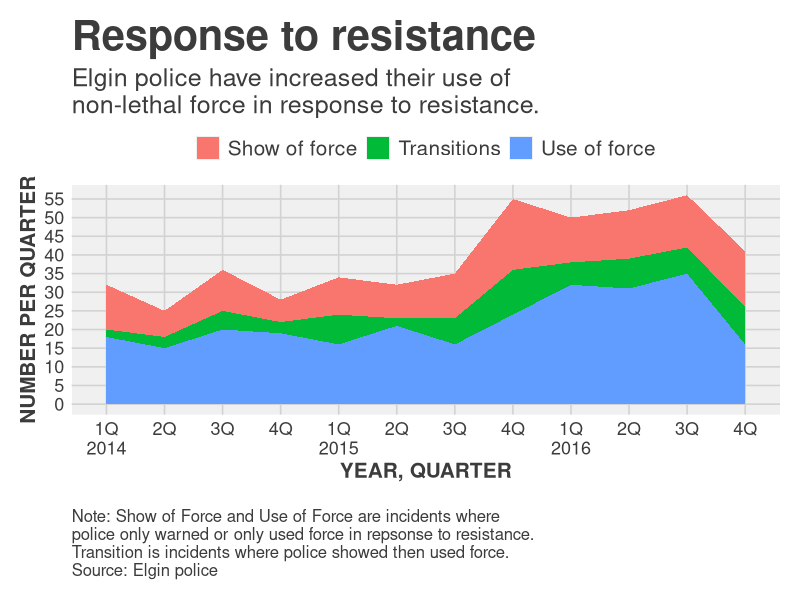

Write R code to recreate this figure.
# Let's load our new dataframe

library(readr)
df <- read_csv("dfsubset.csv")

# load in ggplot and themes
library(ggplot2)
library(ggthemes)


#---------------------
# This function set styles for the chart
# Be sure to run it before you plot

theme_gfx <- function(...) {
  theme_fivethirtyeight() +
    theme(
      plot.background = element_rect(fill = "white"),
      legend.background = element_rect(fill = "white"),
      plot.title = element_text(size = 30),
      plot.subtitle = element_text(size = 18),
      legend.text=element_text(size=15),
      axis.title=element_text(size=15, face="bold"),
      axis.text=element_text(size=13),
      plot.caption=element_text(size=12, hjust=0),
      # This puts the legend across the top
      legend.position="top", 
      legend.direction="horizontal",
      # removes label for legend
      legend.title = element_blank(),
      ...
    )
}

#----Set up plot for print and online --------

#dev.cur()
#pdf(file="ggplotArea.pdf", width = 7, height = 6) 
#png(filename = "ggplotArea.png",width = 600, height = 500, units = "px")

#-----Insert plot here -------------

pArea <- ggplot(df) +
  aes(Year_Quarter, 
      value, 
      group = set, 
      fill = set) +
  geom_area(stat="identity") + 
  theme_gfx()

# Let's customize the x scale
# Remember \n = a line break
pArea <- pArea + scale_x_discrete(
  labels=c("1Q\n2014","2Q","3Q","4Q","1Q\n2015","2Q","3Q","4Q","1Q\n2016","2Q","3Q","4Q")
)

# Let's also customize the y scale
# we set the min and max, then where breaks should be
pArea <- pArea + 
  scale_y_continuous(breaks=c(seq(0,60,5)) )

# add all the titles.
pArea <- pArea + labs(
  title="Response to resistance", # your headline
  subtitle="Elgin police have increased their use of\nnon-lethal force in response to resistance.",
  x="YEAR, QUARTER", 
  y="NUMBER PER QUARTER",
  caption="\nNote: Show of Force and Use of Force are incidents where \npolice only warned or only used force in repsonse to resistance. \nTransition is incidents where police showed then used force. \nSource: Elgin police")

pArea


#----- End plot --------------

#dev.off() 

